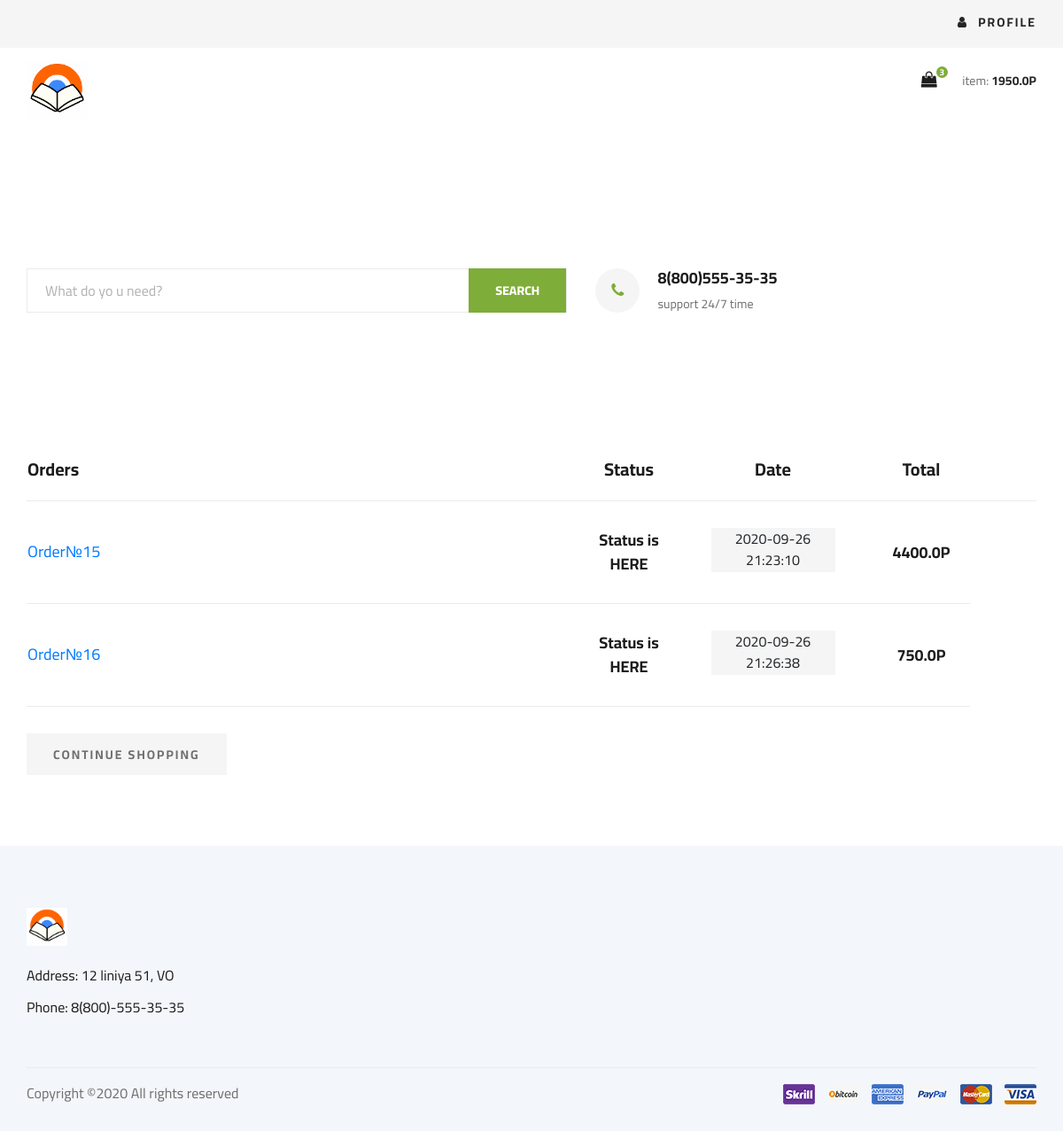
The page /user/orders (signed in) on the database its author committed.
### tables this page shows
CREATE TABLE "Заказ" (
	"id"	INTEGER NOT NULL UNIQUE,
	"user_id"	INTEGER NOT NULL,
	"date"	DATE NOT NULL DEFAULT (datetime('now', 'localtime')),
	"status"	INTEGER NOT NULL,
	"total"	FLOAT NOT NULL,
	"address_id"	INTEGER,
	FOREIGN KEY("user_id") REFERENCES "Покупатель"("id"),
	FOREIGN KEY("address_id") REFERENCES "Адрес"("id"),
	PRIMARY KEY("id" AUTOINCREMENT)
);

### app/views.py (the view)
@app.route('/user/orders',methods=['GET'])
@flask_login.login_required
def showOrders():
    orders = Order.getOrdersOfUser(flask_login.current_user.userID)
    if(orders['status'] == 0):
        return render_template('orders-page.html',ordersList = orders['data'],user = flask_login.current_user)
    else:
        return render_template('orders-page.html',error = orders['message'],user = flask_login.current_user)

### app/model.py (called while the page is built)
@login_manager.user_loader
def load_user(userID):
    cursor = db.execute('select * from Покупатель where id = {};'.format(userID))
    allRows = cursor.fetchall()
    if(len(allRows) == 0):
        return None
    row = allRows[0]
    return User(userID = row[0],email = row[4],
    password_hash = row[6],last_name=row[1],
    first_name =row[2] ,birthdate = row[5])

### app/models/Cart.py (called while the page is built, shortened)
    @staticmethod #TODO: REFACTOR
    def countTotalCostOfUser(userID):
        cursor = db.execute('select pr.cost_sale,cart.count,cart.count*pr.cost_sale,pr.id \
                as "Total" from Товар as pr \
                inner join Корзина as cart on pr.id == product_id \
                and user_id = {};'.format(userID))
        allRows = cursor.fetchall()
        total = 0.0
        for row in allRows:
            total += row[2]
        cursor.close()
        return total

    @staticmethod
    def getCountOfItemsInCart(userID):
        result = {}
        try:
            cursor = db.execute(
                'select SUM(count) from Корзина where user_id = {};'.format(userID))
            count = cursor.fetchone()
            cursor.close()
            print(count[0])
            result['status'] = 0
            result['message'] = 'OK'
            result['data'] = [count[0]]
            print(result['data'])
            return result
        except:
            result['status'] = 1
            result['message'] = 'SQL runtime error'
            result['data'] = []
            print(result['data'])
            cursor.close()
            return result

### app/models/Order.py (called while the page is built)
    @staticmethod
    def getOrdersOfUser(userID):
        result = {}
        cursor = db.execute('select * from Заказ as ord inner join Адрес as addr where ord.address_id == addr.id and user_id = {};'.format(userID))
        allRows = cursor.fetchall()
        cursor.close()
        data = []
        if(len(allRows) == 0):
            result['status'] = 2
            result['message'] = 'Empty'
            result['data'] = []
            return result
        for row in allRows:
            data.append({'id':row[0],'date':row[2],
            'status':row[3],'total':row[4],'address':row[5]})
        result['status'] = 0
        result['message'] = 'OK'
        result['data'] = data
        return result

### app/models/User.py (called while the page is built)
    def getTotalCostOfCart(self):
        return Cart.countTotalCostOfUser(self.userID)

    def getCountOfItemsInCart(self):
        return Cart.getCountOfItemsInCart(self.userID)["data"][0]

### app/templates/orders-page.html (shortened to what this page needs)
<!DOCTYPE html>
<html lang="zxx">
<head>
    <link rel="stylesheet" href="{{url_for('static',filename='css/bootstrap.min.css')}}" type="text/css">
    <link rel="stylesheet" href="{{url_for('static',filename='css/font-awesome.min.css')}}" type="text/css">
    <link rel="stylesheet" href="{{url_for('static',filename='css/elegant-icons.css')}}" type="text/css">
    <link rel="stylesheet" href="{{url_for('static',filename='css/nice-select.css')}}" type="text/css">
    <link rel="stylesheet" href="{{url_for('static',filename='css/jquery-ui.min.css')}}" type="text/css">
    <link rel="stylesheet" href="{{url_for('static',filename='css/owl.carousel.min.css')}}" type="text/css">
    <link rel="stylesheet" href="{{url_for('static',filename='css/slicknav.min.css')}}" type="text/css">
    <link rel="stylesheet" href="{{url_for('static',filename='css/style.css')}}" type="text/css">
</head>
<body>
    <header class="header">
<div class="header__top">
    <div class="container">
    <div class="row">
    <div class="col-lg-6 col-md-6">
    </div>
    <div class="col-lg-6 col-md-6">
    <div class="header__top__right">
      {% if user.is_authenticated %}
      <div class="header__top__right__auth">
        <nav class="header__menu">
          <ul>
              <li><a href="#"><span><i class="fa fa-user"></i> Profile</span></a>
              </li>
          </ul>
      </nav>
    </div>
      {% else %}
    <div class="header__top__right__auth">
    <a href="{{url_for('loginUser')}}"><i class="fa fa-user"></i> Login</a>
    </div>
    {% endif %}
    </div>
    </div>
    </div>
    </div>
    </div>
    <div class="container">
    <div class="row">
    <div class="col-lg-3">
    <div class="header__logo">
    <a href="{{ url_for('showBooks',page=1) }}"><img width="30%" height="30%" src="{{ url_for('static',filename = 'img/logo.png') }}" alt=""></a>
    </div>
    </div>
    <div class="col-lg-3">
      </div>
      <div class="col-lg-3">
        </div>
    <div class="col-lg-3">
    <div class="header__cart">
    <ul>
      {% if user.is_authenticated%}
    <li><a href="/cart"><i class="fa fa-shopping-bag"></i> <span id="fa__fa-shopping-bag__indicator__quantity">{{user.getCountOfItemsInCart()}}</span></a></li>
      {% else %}
    <li><a href="{{url_for('loginUser')}}"><i class="fa fa-shopping-bag"></i> <span>0</span></a></li>
      {% endif %}
    </ul>
      {% if user.is_authenticated %}
    <div class="header__cart__price">item: <span id="header__cart__price__totalCost">{{user.getTotalCostOfCart()}}P</span></div>
      {% else %}
    <div class="header__cart__price">item: <span>0.0P</span></div>
      {% endif %}
    </div>
    </div>
    </div>
    </div>
        </header>
    <section class="hero">
        <div class="container">
        <div class="row">
        <div class="col-lg-9">
        <div class="hero__search">
        <div class="hero__search__form">
        <form action="{{ url_for('showBooks',page=1) }}" method="GET">
          {% if q%}
        <input name="q" type="text" placeholder="What do yo u need?" value = "{{ q }}">
          {%else %}
        <input name="q" type="text" placeholder="What do yo u need?">
          {% endif %}
        <button type="submit" class="site-btn">SEARCH</button>
        </form>
        </div>
        <div class="hero__search__phone">
        <div class="hero__search__phone__icon">
        <i class="fa fa-phone"></i>
        </div>
        <div class="hero__search__phone__text">
        <h5>8(800)555-35-35</h5>
        <span>support 24/7 time</span>
        </div>
        </div>
        </div>
        </div>
        </div>
        </div>
        </section>
    <section class="shoping-cart spad">
        <div class="container">
            <div class="row">
                <div class="col-lg-12">
                    <div class="shoping__cart__table">
                        <table>
                            <thead>
                                <tr>
                                    <th class="shoping__product">Orders</th>
                                    <th>Status</th>
                                    <th>Date</th>
                                    <th>Total</th>
                                    <th></th>
                                </tr>
                            </thead>
                            <tbody>
                                {%if not error%}
                                {% if ordersList|length == 0 %}
                                <tr><td>Empty</td></tr>
                                {% else %}
                                {% for order in ordersList %}
                                <tr>
                                    <td class="shoping__cart__item">
                                        <h5><a style="text-decoration: none;" href="{{ url_for('showDetailsOfOrder',orderID=order.id)}}">Order№{{ order.id}}</a></h5>
                                    </td>
                                    <td class="shoping__cart__price">
                                        Status is HERE
                                    </td>
                                    <td class="shoping__cart__quantity">
                                        <div class="quantity">
                                            <div class="pro-qty-cart">
                                                {{order.date}}
                                            </div>
                                        </div>
                                    </td>
                                    <td class="shoping__cart__total">
                                        {{order.total}}P
                                    </td>
                                </tr>
                                {% endfor %}
                                {%endif%}
                                {% else %}
                                <tr><td>{{error}}</td></tr>
                                {% endif %}
                            </tbody>
                        </table>
                    </div>
                </div>
            </div>
            <div class="row">
                <div class="col-lg-12">
                    <div class="shoping__cart__btns">
                        <a href="{{ url_for('showBooks',page=1) }}" class="primary-btn cart-btn">CONTINUE SHOPPING</a>
                    </div>
                </div>
            </div>
        </div>
    </section>
    <footer class="footer spad">
        <div class="container">
            <div class="row">
                <div class="col-lg-3 col-md-6 col-sm-6">
                    <div class="footer__about">
                        <div class="footer__about__logo">
                            <a href="{{ url_for('showBooks',page=1) }}"><img width = 20% height = 20% src="{{ url_for('static',filename='img/logo.png') }}" alt=""></a>
                        </div>
                        <ul>
                            <li>Address: 12 liniya 51, VO</li>
                            <li>Phone: 8(800)-555-35-35</li>
                        </ul>
                    </div>
                </div>
            </div>
            <div class="row">
                <div class="col-lg-12">
                    <div class="footer__copyright">
                        <div class="footer__copyright__text"><p>
  Copyright &copy;<script>document.write(new Date().getFullYear());</script> All rights reserved
  </p></div>
                        <div class="footer__copyright__payment"><img src="{{url_for('static',filename='img/payment-item.png')}}" alt=""></div>
                    </div>
                </div>
            </div>
        </div>
    </footer>
</body>
</html>

### app/templates/orders-page.html (style rules this page uses)
.pro-qty-cart { width: 140px; height: 50px; display: inline-block; position: relative; text-align: center; background: #f5f5f5; margin-bottom: 5px; }

### rows shown on the page
Заказ: id "15", date "2020-09-26 21:23:10", total "4400.0"
Заказ: id "16", date "2020-09-26 21:26:38", total "750.0"

### other values the page prints
{{ user.getCountOfItemsInCart() }} "3"
{{ user.getTotalCostOfCart() }} "1950.0"
